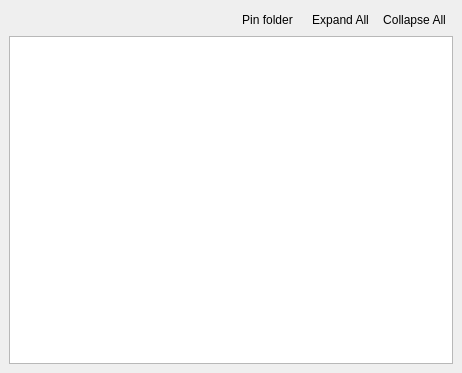
<?xml version="1.0" encoding="UTF-8"?>
<ui version="4.0">
 <class>FolderNavigationWidget</class>
 <widget class="QMainWindow" name="FolderNavigationWidget">
  <property name="geometry">
   <rect>
    <x>0</x>
    <y>0</y>
    <width>462</width>
    <height>373</height>
   </rect>
  </property>
  <property name="windowTitle">
   <string>Navigation window by folders</string>
  </property>
  <widget class="QWidget" name="centralwidget">
   <layout class="QVBoxLayout" name="verticalLayout">
    <item>
     <layout class="QHBoxLayout" name="horizontalLayout">
      <property name="spacing">
       <number>0</number>
      </property>
      <item>
       <widget class="QLabel" name="labelCurrentPinFolder">
        <property name="sizePolicy">
         <sizepolicy hsizetype="Expanding" vsizetype="Preferred">
          <horstretch>0</horstretch>
          <verstretch>0</verstretch>
         </sizepolicy>
        </property>
        <property name="text">
         <string/>
        </property>
       </widget>
      </item>
      <item>
       <widget class="QToolButton" name="tButtonPinFolder">
        <property name="toolTip">
         <string>Pin folder</string>
        </property>
        <property name="statusTip">
         <string>Pin folder</string>
        </property>
        <property name="whatsThis">
         <string>Pin folder</string>
        </property>
        <property name="text">
         <string>Pin folder</string>
        </property>
        <property name="icon">
         <iconset resource="NavigationPanel.qrc">
          <normaloff>:/fugue-icons/pin</normaloff>:/fugue-icons/pin</iconset>
        </property>
        <property name="checkable">
         <bool>true</bool>
        </property>
        <property name="autoRaise">
         <bool>true</bool>
        </property>
       </widget>
      </item>
      <item>
       <spacer name="horizontalSpacer">
        <property name="orientation">
         <enum>Qt::Horizontal</enum>
        </property>
        <property name="sizeType">
         <enum>QSizePolicy::Fixed</enum>
        </property>
        <property name="sizeHint" stdset="0">
         <size>
          <width>5</width>
          <height>20</height>
         </size>
        </property>
       </spacer>
      </item>
      <item>
       <widget class="QToolButton" name="tButtonExpandAll">
        <property name="toolTip">
         <string>Expand All</string>
        </property>
        <property name="statusTip">
         <string>Expand All</string>
        </property>
        <property name="whatsThis">
         <string>Expand All</string>
        </property>
        <property name="text">
         <string>Expand All</string>
        </property>
        <property name="icon">
         <iconset resource="NavigationPanel.qrc">
          <normaloff>:/expand all</normaloff>:/expand all</iconset>
        </property>
        <property name="autoRaise">
         <bool>true</bool>
        </property>
       </widget>
      </item>
      <item>
       <widget class="QToolButton" name="tButtonCollapseAll">
        <property name="toolTip">
         <string>Collapse All</string>
        </property>
        <property name="statusTip">
         <string>Collapse All</string>
        </property>
        <property name="whatsThis">
         <string>Collapse All</string>
        </property>
        <property name="text">
         <string>Collapse All</string>
        </property>
        <property name="icon">
         <iconset resource="NavigationPanel.qrc">
          <normaloff>:/collapse all</normaloff>:/collapse all</iconset>
        </property>
        <property name="autoRaise">
         <bool>true</bool>
        </property>
       </widget>
      </item>
     </layout>
    </item>
    <item>
     <widget class="QTreeView" name="treeView">
      <property name="contextMenuPolicy">
       <enum>Qt::CustomContextMenu</enum>
      </property>
      <property name="acceptDrops">
       <bool>true</bool>
      </property>
      <property name="editTriggers">
       <set>QAbstractItemView::NoEditTriggers</set>
      </property>
      <property name="dragEnabled">
       <bool>true</bool>
      </property>
      <property name="dragDropMode">
       <enum>QAbstractItemView::InternalMove</enum>
      </property>
      <property name="selectionMode">
       <enum>QAbstractItemView::ExtendedSelection</enum>
      </property>
      <attribute name="headerVisible">
       <bool>false</bool>
      </attribute>
     </widget>
    </item>
   </layout>
  </widget>
 </widget>
 <resources>
  <include location="NavigationPanel.qrc"/>
 </resources>
 <connections/>
</ui>
